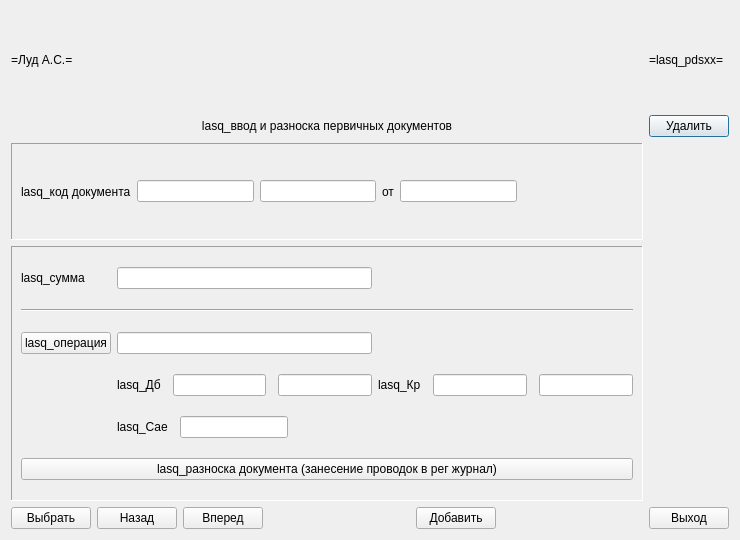
<?xml version="1.0" encoding="UTF-8"?>
<ui version="4.0">
 <class>lasq_pdsxx</class>
 <widget class="QDialog" name="lasq_pdsxx">
  <property name="windowModality">
   <enum>Qt::ApplicationModal</enum>
  </property>
  <property name="geometry">
   <rect>
    <x>0</x>
    <y>0</y>
    <width>740</width>
    <height>540</height>
   </rect>
  </property>
  <property name="windowTitle">
   <string>lasq_pdsxx</string>
  </property>
  <layout class="QGridLayout" name="gridLayout_3">
   <item row="2" column="1">
    <widget class="QLabel" name="lasq_pdsxx_xxprg_l">
     <property name="text">
      <string>=lasq_pdsxx=</string>
     </property>
    </widget>
   </item>
   <item row="3" column="1">
    <widget class="QPushButton" name="lasq_pdsxx_del_c">
     <property name="text">
      <string>Удалить</string>
     </property>
    </widget>
   </item>
   <item row="2" column="0">
    <layout class="QHBoxLayout" name="horizontalLayout">
     <item>
      <widget class="QLabel" name="lasq_pdsxx_xxlas_l">
       <property name="text">
        <string>=Луд А.С.=</string>
       </property>
      </widget>
     </item>
     <item>
      <spacer name="horizontalSpacer">
       <property name="orientation">
        <enum>Qt::Horizontal</enum>
       </property>
       <property name="sizeHint" stdset="0">
        <size>
         <width>40</width>
         <height>20</height>
        </size>
       </property>
      </spacer>
     </item>
    </layout>
   </item>
   <item row="5" column="0">
    <widget class="QFrame" name="lasq_pdsxx_b1">
     <property name="frameShape">
      <enum>QFrame::Panel</enum>
     </property>
     <property name="frameShadow">
      <enum>QFrame::Sunken</enum>
     </property>
     <property name="lineWidth">
      <number>1</number>
     </property>
     <property name="midLineWidth">
      <number>1</number>
     </property>
     <layout class="QHBoxLayout" name="horizontalLayout_6">
      <item>
       <widget class="QLabel" name="lasq_pdsxx_dokk_l">
        <property name="text">
         <string>lasq_код документа</string>
        </property>
        <property name="alignment">
         <set>Qt::AlignLeading|Qt::AlignLeft|Qt::AlignVCenter</set>
        </property>
       </widget>
      </item>
      <item>
       <widget class="QLineEdit" name="lasq_pdsxx_dokk_e"/>
      </item>
      <item>
       <widget class="QLineEdit" name="lasq_pdsxx_dokn_e"/>
      </item>
      <item>
       <widget class="QLabel" name="lasq_pdsxx_dokd_l">
        <property name="text">
         <string>от</string>
        </property>
        <property name="alignment">
         <set>Qt::AlignLeading|Qt::AlignLeft|Qt::AlignVCenter</set>
        </property>
       </widget>
      </item>
      <item>
       <widget class="QLineEdit" name="lasq_pdsxx_dokd_e"/>
      </item>
      <item>
       <spacer name="horizontalSpacer_7">
        <property name="orientation">
         <enum>Qt::Horizontal</enum>
        </property>
        <property name="sizeHint" stdset="0">
         <size>
          <width>40</width>
          <height>20</height>
         </size>
        </property>
       </spacer>
      </item>
     </layout>
    </widget>
   </item>
   <item row="8" column="1">
    <widget class="QPushButton" name="lasq_pdsxx_exit_c">
     <property name="text">
      <string>Выход</string>
     </property>
    </widget>
   </item>
   <item row="3" column="0">
    <widget class="QLabel" name="lasq_pdsxx_xxtitle_l">
     <property name="text">
      <string>lasq_ввод и разноска первичных документов</string>
     </property>
     <property name="alignment">
      <set>Qt::AlignCenter</set>
     </property>
    </widget>
   </item>
   <item row="8" column="0">
    <layout class="QHBoxLayout" name="horizontalLayout_5">
     <item>
      <widget class="QPushButton" name="lasq_pdsxx_grid_c">
       <property name="text">
        <string>Выбрать</string>
       </property>
      </widget>
     </item>
     <item>
      <widget class="QPushButton" name="lasq_pdsxx_back_c">
       <property name="text">
        <string>Назад</string>
       </property>
      </widget>
     </item>
     <item>
      <widget class="QPushButton" name="lasq_pdsxx_next_c">
       <property name="text">
        <string>Вперед</string>
       </property>
      </widget>
     </item>
     <item>
      <spacer name="horizontalSpacer_2">
       <property name="orientation">
        <enum>Qt::Horizontal</enum>
       </property>
       <property name="sizeHint" stdset="0">
        <size>
         <width>40</width>
         <height>20</height>
        </size>
       </property>
      </spacer>
     </item>
     <item>
      <widget class="QPushButton" name="lasq_pdsxx_add_c">
       <property name="text">
        <string>Добавить</string>
       </property>
      </widget>
     </item>
     <item>
      <spacer name="horizontalSpacer_3">
       <property name="orientation">
        <enum>Qt::Horizontal</enum>
       </property>
       <property name="sizeHint" stdset="0">
        <size>
         <width>40</width>
         <height>20</height>
        </size>
       </property>
      </spacer>
     </item>
    </layout>
   </item>
   <item row="7" column="0">
    <widget class="QFrame" name="lasq_pdsxx_b2">
     <property name="frameShape">
      <enum>QFrame::Panel</enum>
     </property>
     <property name="frameShadow">
      <enum>QFrame::Sunken</enum>
     </property>
     <property name="lineWidth">
      <number>1</number>
     </property>
     <property name="midLineWidth">
      <number>1</number>
     </property>
     <layout class="QGridLayout" name="gridLayout_2">
      <property name="topMargin">
       <number>20</number>
      </property>
      <property name="bottomMargin">
       <number>20</number>
      </property>
      <property name="verticalSpacing">
       <number>20</number>
      </property>
      <item row="3" column="1">
       <widget class="QLineEdit" name="lasq_pdsxx_to_e">
        <property name="styleSheet">
         <string notr="true"/>
        </property>
       </widget>
      </item>
      <item row="1" column="1">
       <widget class="QLineEdit" name="lasq_pdsxx_rub_e"/>
      </item>
      <item row="3" column="0">
       <widget class="QPushButton" name="lasq_pdsxx_to_c">
        <property name="text">
         <string>lasq_операция</string>
        </property>
       </widget>
      </item>
      <item row="5" column="1">
       <layout class="QHBoxLayout" name="horizontalLayout_4">
        <property name="spacing">
         <number>12</number>
        </property>
        <item>
         <widget class="QLabel" name="lasq_pdsxx_sae_l">
          <property name="text">
           <string>lasq_Сае</string>
          </property>
          <property name="alignment">
           <set>Qt::AlignLeading|Qt::AlignLeft|Qt::AlignVCenter</set>
          </property>
         </widget>
        </item>
        <item>
         <widget class="QLineEdit" name="lasq_pdsxx_sae_e"/>
        </item>
        <item>
         <spacer name="horizontalSpacer_5">
          <property name="orientation">
           <enum>Qt::Horizontal</enum>
          </property>
          <property name="sizeHint" stdset="0">
           <size>
            <width>40</width>
            <height>20</height>
           </size>
          </property>
         </spacer>
        </item>
       </layout>
      </item>
      <item row="4" column="2">
       <layout class="QHBoxLayout" name="horizontalLayout_2">
        <property name="spacing">
         <number>12</number>
        </property>
        <item>
         <widget class="QLabel" name="lasq_pdsxx_kr_l">
          <property name="text">
           <string>lasq_Кр</string>
          </property>
          <property name="alignment">
           <set>Qt::AlignLeading|Qt::AlignLeft|Qt::AlignVCenter</set>
          </property>
         </widget>
        </item>
        <item>
         <widget class="QLineEdit" name="lasq_pdsxx_kr_e"/>
        </item>
        <item>
         <widget class="QLineEdit" name="lasq_pdsxx_krn_e"/>
        </item>
       </layout>
      </item>
      <item row="4" column="1">
       <layout class="QHBoxLayout" name="horizontalLayout_3">
        <property name="spacing">
         <number>12</number>
        </property>
        <item>
         <widget class="QLabel" name="lasq_pdsxx_db_l">
          <property name="text">
           <string>lasq_Дб</string>
          </property>
          <property name="alignment">
           <set>Qt::AlignLeading|Qt::AlignLeft|Qt::AlignVCenter</set>
          </property>
         </widget>
        </item>
        <item>
         <widget class="QLineEdit" name="lasq_pdsxx_db_e"/>
        </item>
        <item>
         <widget class="QLineEdit" name="lasq_pdsxx_dbn_e"/>
        </item>
       </layout>
      </item>
      <item row="2" column="0" colspan="3">
       <widget class="Line" name="lasq_pdsxx_rzd1_l">
        <property name="orientation">
         <enum>Qt::Horizontal</enum>
        </property>
       </widget>
      </item>
      <item row="6" column="0" colspan="3">
       <widget class="QPushButton" name="lasq_pdsxx_pdtrj_c">
        <property name="text">
         <string>lasq_разноска документа (занесение проводок в рег журнал)</string>
        </property>
       </widget>
      </item>
      <item row="1" column="0">
       <widget class="QLabel" name="lasq_pdsxx_rub_l">
        <property name="text">
         <string>lasq_сумма</string>
        </property>
        <property name="alignment">
         <set>Qt::AlignLeading|Qt::AlignLeft|Qt::AlignVCenter</set>
        </property>
       </widget>
      </item>
     </layout>
    </widget>
   </item>
  </layout>
 </widget>
 <tabstops>
  <tabstop>lasq_pdsxx_dokk_e</tabstop>
  <tabstop>lasq_pdsxx_dokn_e</tabstop>
  <tabstop>lasq_pdsxx_dokd_e</tabstop>
  <tabstop>lasq_pdsxx_rub_e</tabstop>
  <tabstop>lasq_pdsxx_to_c</tabstop>
  <tabstop>lasq_pdsxx_to_e</tabstop>
  <tabstop>lasq_pdsxx_db_e</tabstop>
  <tabstop>lasq_pdsxx_dbn_e</tabstop>
  <tabstop>lasq_pdsxx_kr_e</tabstop>
  <tabstop>lasq_pdsxx_krn_e</tabstop>
  <tabstop>lasq_pdsxx_sae_e</tabstop>
  <tabstop>lasq_pdsxx_pdtrj_c</tabstop>
  <tabstop>lasq_pdsxx_grid_c</tabstop>
  <tabstop>lasq_pdsxx_back_c</tabstop>
  <tabstop>lasq_pdsxx_next_c</tabstop>
  <tabstop>lasq_pdsxx_add_c</tabstop>
  <tabstop>lasq_pdsxx_del_c</tabstop>
  <tabstop>lasq_pdsxx_exit_c</tabstop>
 </tabstops>
 <resources/>
 <connections/>
</ui>
